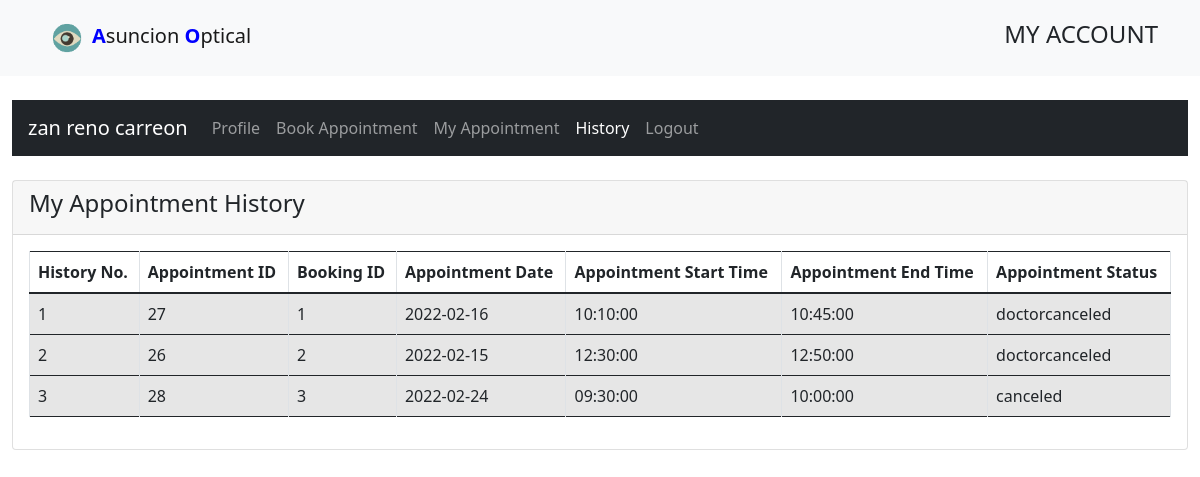
Page /main/patient/history.php (signed in) on the committed database.
### tables this page shows
CREATE TABLE `data` (
  `ID` int(11) NOT NULL,
  `Email` varchar(100) NOT NULL,
  `Pass` varchar(255) NOT NULL,
  `First_Name` varchar(100) NOT NULL,
  `Last_Name` varchar(100) NOT NULL,
  `Gender` varchar(100) NOT NULL,
  `Contact` varchar(12) NOT NULL,
  `Home` varchar(100) NOT NULL,
  `vkey` varchar(255) NOT NULL,
  `verified` tinyint(1) NOT NULL DEFAULT 0,
  `createdate` timestamp(6) NOT NULL DEFAULT current_timestamp(6)
);

CREATE TABLE `archive` (
  `ID` int(11) NOT NULL,
  `Booking_ID` int(11) DEFAULT NULL,
  `Appointment_ID` int(11) DEFAULT NULL,
  `User_ID` int(11) DEFAULT NULL,
  `sched` date DEFAULT NULL,
  `start_time` time DEFAULT NULL,
  `end_time` time DEFAULT NULL,
  `status` varchar(60) DEFAULT NULL
);

### main/patient/history.php (the view, shortened to what this page needs)
<?php
    include('header.php');
	include_once '../includes/dbh.inc.php';
?>
<div class="container-fluid">
	<?php $page = 'history'; include('navbar.php'); ?>
    <br />
	<div class="card">
		<div class="card-header"><h4>My Appointment History</h4></div>
			<div class="card-body">
				<div class="table-responsive">
		      		<table class="table table-striped table-bordered" id="appointment_list_table">
		      			<thead>
			      			<tr>
			      				<th>History No.</th>
								<th>Appointment ID</th>
								<th>Booking ID</th>
			      				<th>Appointment Date</th>
			      				<th>Appointment Start Time</th>
			      				<th>Appointment End Time</th>
			      				<th>Appointment Status</th>
			      			</tr>
			      		</thead>
						<?php
							$id = $_SESSION['id'];
                        	$result = $conn->query("SELECT * FROM archive WHERE User_ID = '$id'");
                          	while ($row = $result->fetch_assoc()){
                        ?>
						<form method="post" action="../includes/cancel.inc.php">
			      		<tbody>
						  <tr>
						  	<td><input type="hidden" name="id" value="<?php echo $row['ID'];?>"><?php echo $row['ID'];?></td>
						  	<td><?php echo $row['Appointment_ID'];?></td>
						  	<td><?php echo $row['Booking_ID'];?></td>
                            <td><?php echo $row['sched'];?></td>
                            <td><?php echo $row['start_time'];?></td>
                            <td><?php echo $row['end_time'];?></td>
                            <td><?php echo $row['status'];?></td>
                          </tr>
						</tbody>
							  </form>
                              <?php
                              }
                              ?>
			      	</table>
			    </div>
			</div>
		</div>
	</div>
<?php
include_once 'footer1.php';
?>

### main/patient/navbar.php (shortened to what this page needs)
<?php
if(isset($_SESSION['id'])){
	$id = $_SESSION['id'];
	$result = $conn->query("SELECT * FROM data WHERE ID = $id");
	$row = $result->fetch_assoc();
?>
<nav class="navbar navbar-expand-sm bg-dark navbar-dark mt-4">
  		<a class="navbar-brand" href="#"><?php echo $row['First_Name']?> <?php echo $row['Last_Name']?></a>
			<?php
			}
			?>
	<div class="collapse navbar-collapse" id="navbarNavDropdown">
	  	<ul class="navbar-nav">
	    	<li class="nav-item <?php if($page=='profile'){echo 'active';}?>">
	      		<a class="nav-link" href="profile.php">Profile</a>
	    	</li>
	    	<li class="nav-item nav-item <?php if($page=='book'){echo 'active';}?>">
	      		<a class="nav-link" href="bookappointment.php">Book Appointment</a>
	    	</li>
	    	<li class="nav-item <?php if($page=='appointment'){echo 'active';}?>">
	      		<a class="nav-link" href="myappointment.php">My Appointment</a>
	    	</li>
			<li class="nav-item	<?php if($page=='history'){echo 'active';}?>">
	      		<a class="nav-link" href="history.php">History</a>
	    	</li>
	    	<li class="nav-item">
	      		<a class="nav-link" href="#" data-bs-toggle="modal" data-bs-target="#logoutModal">Logout</a>
	    	</li>
	  	</ul>
	</div>
</nav>

### main/css/style.css (style rules this page uses)
* { margin: 0; padding: 0; }
html, body { height: 100%; }

### rows in the picture
data: First_Name "zan reno", Last_Name "carreon"
archive: ID "1", Appointment_ID "27", Booking_ID "1", sched "2022-02-16", start_time "10:10:00", end_time "10:45:00", status "doctorcanceled"
archive: ID "2", Appointment_ID "26", Booking_ID "2", sched "2022-02-15", start_time "12:30:00", end_time "12:50:00", status "doctorcanceled"
archive: ID "3", Appointment_ID "28", Booking_ID "3", sched "2022-02-24", start_time "09:30:00", end_time "10:00:00", status "canceled"
